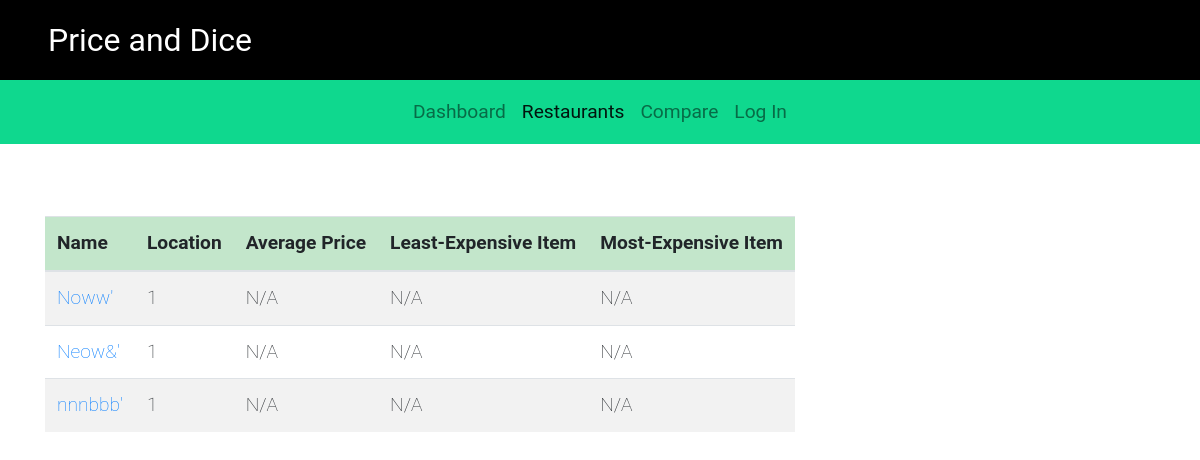
Before: /campus/restaurant_list/ with the older database file.
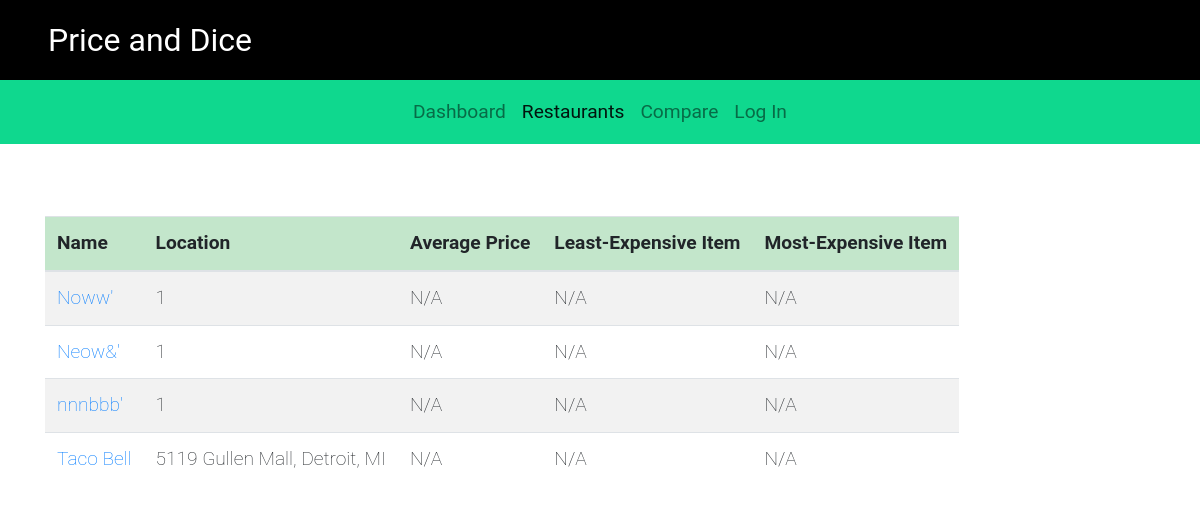
After: the same page with the newer database file.
### campus/models.py (models this page shows, shortened)
class Restaurant(models.Model):
    name = models.CharField(max_length=200)
    location = models.CharField(max_length=200)
    phone_number = models.CharField(max_length=20, default='(xxx) xxx-xxxx')
    description = models.CharField(max_length=300, default='No description added')
    sunday = models.CharField(max_length=20, default=DEFAULT_HOURS)
    monday = models.CharField(max_length=20, default=DEFAULT_HOURS)
    tuesday = models.CharField(max_length=20, default=DEFAULT_HOURS)
    wednesday = models.CharField(max_length=20, default=DEFAULT_HOURS)
    thursday = models.CharField(max_length=20, default=DEFAULT_HOURS)
    friday = models.CharField(max_length=20, default=DEFAULT_HOURS)
    saturday = models.CharField(max_length=20, default=DEFAULT_HOURS)
    item_list = models.ManyToManyField(Item)
    def get_average_price(self):
        item_list = self.item_list.all()
        if not item_list:
            return 'N/A'
    def get_cheapest_item(self):
        item_list = self.item_list.all()
        if not item_list:
            return 'N/A'
        return cheap_item
    def get_most_expensive(self):
        item_list = self.item_list.all()
        if not item_list:
            return 'N/A'
        return expensive_item

### campus/views.py (the view)
# urls.py: path('restaurant_list/', views.restaurant_list, name='restaurant_list'),
def restaurant_list(request, context = {}):
    restaurant_list = Restaurant.objects.all()
    context['restaurant_list'] = restaurant_list
    return render(request, 'campus/restaurant-list.html', context)

### campus/templates/campus/restaurant-list.html (shortened to what this page needs)
{% extends "./base.html" %}
{% block restaurant_list_link %}
<li class="nav-item active">
     <a class="nav-link active" href="{% url 'campus:restaurant_list' %}">Restaurants</a>
</li>
{% endblock%}
{% block body %}
<div class="container content-top">
     <br>
     <div class="row">
          <div class="col-lg-12">
               <table class="table table-large
               table-weight-low table-hover table-responsive table-striped">
                    <thead>
                         <tr class="table-success">
                              <th>Name</th>
                              <th>Location</th>
                              <th>Average Price</th>
                              <th>Least-Expensive Item</th>
                              <th>Most-Expensive Item</th>
                         </tr>
                    </thead>
                    <tbody>
                         {% for restaurant in restaurant_list %}
                         <tr>
                              <td><a href="{% url 'campus:restaurant_detail' restaurant.id %}">{{restaurant.name}}</a></td>
                              <td>{{restaurant.location}}</td>
                              <td>
                                   {% if restaurant.get_average_price != 'N/A' %}
                                   ${{restaurant.get_average_price | floatformat:2}}
                                   {% else %}
                                   {{restaurant.get_average_price}}
                                   {% endif %}
                              </td>
                              <td>{{restaurant.get_cheapest_item}}</td>
                              <td>{{restaurant.get_most_expensive}}</td>
                         </tr>
                         {% endfor %}
                    </tbody>
               </table>
          </div>
     </div>
</div>
{% endblock %}

### campus/templates/campus/base.html (shortened to what this page needs)
{% load static %}
<!DOCTYPE html>
<html>
    <head>
        <link
            rel="stylesheet"
            href="https://maxcdn.bootstrapcdn.com/bootstrap/4.0.0/css/bootstrap.min.css"
>
		<link rel="stylesheet" href="https://use.fontawesome.com/releases/v5.7.2/css/all.css"
>
        <link rel="stylesheet" type="text/css" href="{% static 'campus/style.css' %}">
        <link rel="stylesheet" type="text/css" href="{% static 'campus/header.css' %}">
        <link rel="stylesheet" type="text/css" href="{% static 'campus/navbar.css' %}">
        <link rel="stylesheet" type="text/css" href="{% static 'campus/inputs.css' %}">
        <link rel="stylesheet" type="text/css" href="{% static 'campus/buttons.css' %}">
        <link rel="stylesheet" type="text/css" href="{% static 'campus/table.css' %}">
    </head>
    <body>
        <div class="header-dark">
            <div class="header-text">
                Price and Dice
            </div>
        </div>
        <nav class="navbar navbar-expand-lg navbar-light navbar-light-green">
            <div class="collapse navbar-collapse" id="navbarSupportedContent">
                <ul class="navbar-nav ml-auto mr-auto">
                    {% block dashboard_link %}
                    <li class="nav-item">
                        <a class="nav-link" href="{% url 'campus:index' %}">Dashboard<span class="sr-only">(current)</span></a>
                    </li>
                    {% endblock %}
                    {% block restaurant_list_link %}{% endblock %}
                    {% block compare_restaurants_link %}
                    <li class="nav-item">
                        <a class="nav-link" href="{% url 'compare:index' %}">Compare</a>
                    </li>
                    {% endblock %}
                    {% block user_profile_link %}
                        <li class="nav-item">
                            {% if user.is_authenticated %}
                                <a class="nav-link" href="{% url 'campus:user_profile' %}">Profile</a>
                            {% else %}
                                <a class="nav-link" href="{% url 'login' %}">Log In</a>
                            {% endif %}
                        </li>
                    {% endblock %}
                </ul>
            </div>
        </nav>
        {% block body %}
        {% endblock %}
    </body>
</html>

### campus/static/campus/style.css (style rules this page uses)
body { font-family: 'Roboto', sans-serif; }
.content-top { margin-top: 3rem; }

### campus/static/campus/header.css (style rules this page uses)
div.header-dark { background-color: black; height: 5rem; }
div.header-dark div.header-text { color: white; font-size: 2rem; margin-left: 3rem; padding-top: 1rem; }

### campus/static/campus/navbar.css (style rules this page uses)
nav.navbar { padding: 0rem; height: 4rem; }
nav.navbar-light-green { background-color: #0FD88E; }
li.nav-item a.nav-link { display: block; height: 4rem; padding-top: 1.1rem; font-size: 1.2rem; }

### campus/static/campus/table.css (style rules this page uses)
.table-large { font-size: 1.2rem; }
.table-weight-low { font-weight: 100; }

Changed rows visible on the page:
added Restaurant: name "Taco Bell", location "5119 Gullen Mall, Detroit, MI", get_average_price "N/A", get_cheapest_item "N/A", get_most_expensive "N/A"
